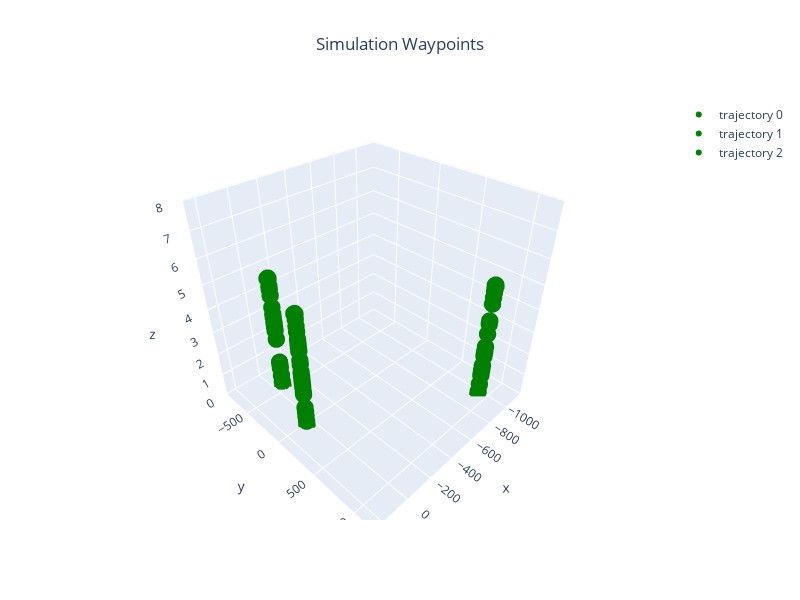

Notebook cell for this chart:
### Code cell
green_paths = []
for sysid,path in green_gcs.paths.items():
    green_paths.append(np.array([x for x in path if x is not None]))

markers = [ConfigGazebo.create_trajectory_from_array(array=path,color=Color.GREEN) for path in green_paths]
Gazebo.plot_3d_interactive(markers=markers,title="Simulation Waypoints",frames=(0.2, 0.2, 0.6),ground=-0.05)

### Figure 1 — Plotly figure (JSON) as saved in the notebook; plotly's stock layout.template omitted (floating-point values rounded to 4 significant figures; data arrays with more than 128 entries replaced by an {"elided": "..."} marker saying what was removed)
{"data": [{"marker": {"color": {"elided": "5162 str values"}, "size": 6}, "mode": "markers", "name": "trajectory 0", "type": "scatter3d", "x": {"elided": "5162 float values"}, "y": {"elided": "5162 float values"}, "z": {"elided": "5162 float values"}}, {"marker": {"color": {"elided": "4971 str values"}, "size": 6}, "mode": "markers", "name": "trajectory 1", "type": "scatter3d", "x": {"elided": "4971 float values"}, "y": {"elided": "4971 float values"}, "z": {"elided": "4971 float values"}}, {"marker": {"color": {"elided": "4779 str values"}, "size": 6}, "mode": "markers", "name": "trajectory 2", "type": "scatter3d", "x": {"elided": "4779 float values"}, "y": {"elided": "4779 float values"}, "z": {"elided": "4779 float values"}}], "layout": {"height": 600, "scene": {"xaxis": {"range": [-1169.0, 268.8], "title": {"text": "x"}}, "yaxis": {"range": [-856.4, 1213.0], "title": {"text": "y"}}, "zaxis": {"range": [-0.05, 8.029], "title": {"text": "z"}}}, "showlegend": true, "title": {"text": "Simulation Waypoints", "x": 0.5, "xanchor": "center"}, "width": 800}}
